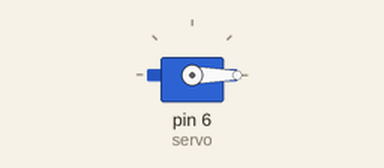
Recording of a sketch running on a simulated Arduino Uno, built with avr-gcc and run on an emulated ATmega328P. Parts: servo.

Above: at 0.1 s.
At 10.1 s:
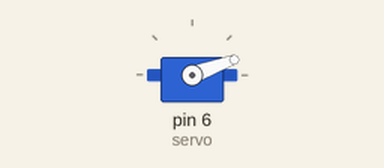
At 20.1 s:
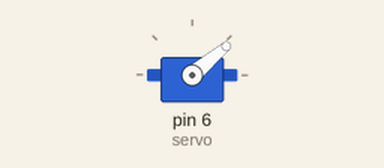
At 39.75 s:
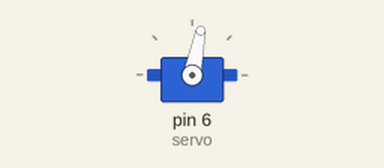
Timing chart, 0 to 40.0 s (numbered marks = the images above):
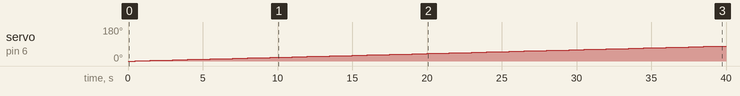

The sketch:

35kg.ino
```cpp
#include <Servo.h>

Servo servo;   // crea un objeto servo para controlar un servo

void setup() {
  servo.attach(6);   // conecta el servo en el pin 6 al objeto servo
  servo.write(0);    // gira el servo a 0 grados inmediatamente
}

void loop() {
  // gira lentamente de 0 grados a 180 grados en pasos de 1 grado
  for (int angle = 0; angle <= 90; angle += 1) {
    servo.write(angle);   // controla que el servo vaya a la posición en la variable 'angle'
    delay(500);            // espera 10ms para que el servo alcance la posición
  }
}
```

Measured:
- by itself, servo on pin 6 (servo): moves from 0° to 79° over 39.0 s
